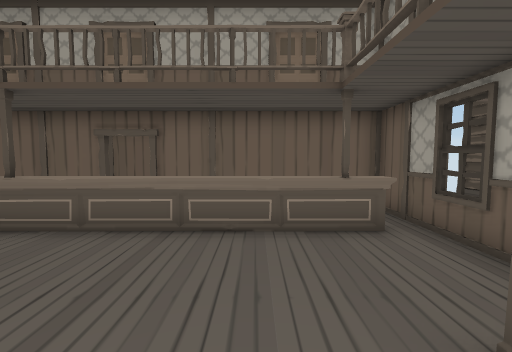
View 1 (above)

12 first-person views from a walk through a Unity game level. The camera is 1.5 m above the floor, tilts 4° down and sees 90° across. The floor is counted in squares, 1 m on a side. Each view is taken from the middle of a square. On the plan, view 1 faces up. The plan holds only what a view shows up to about 13 squares ahead; the rest is blank. The place goes on beyond the plan. The player character is not drawn. Door leaves are left out, so doorways stand open.

View 2
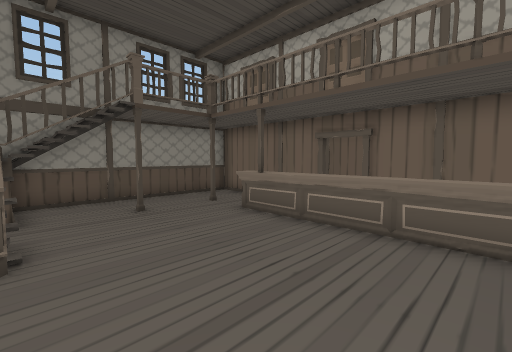

View 3
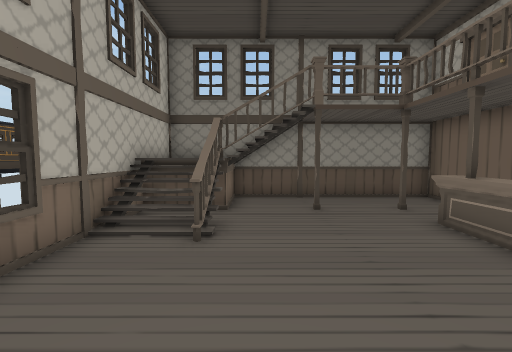

View 4
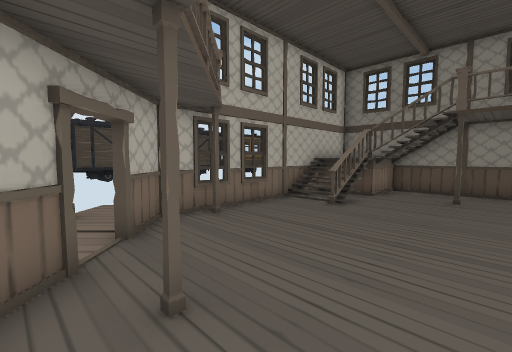

View 5
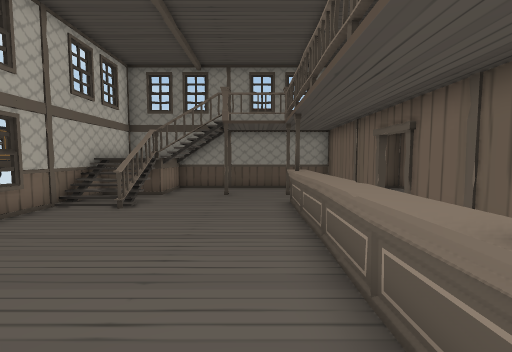

View 6
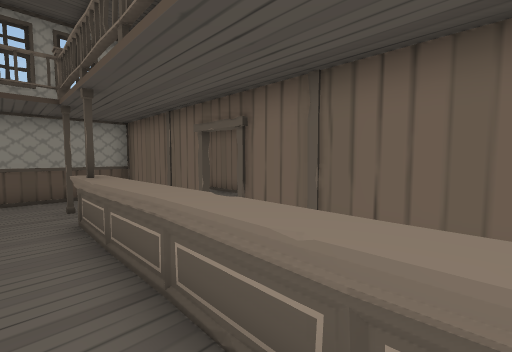

View 7
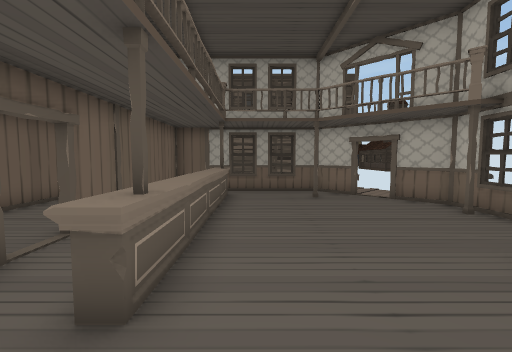

View 8
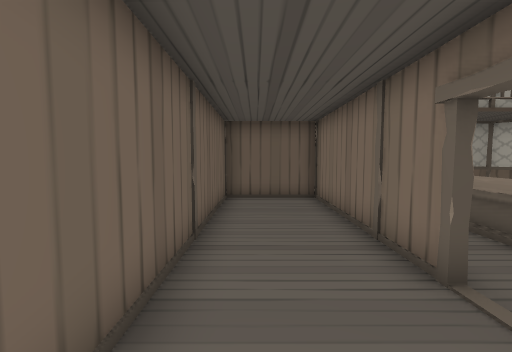

View 9
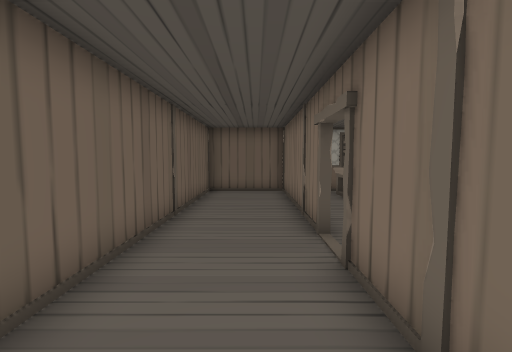

View 10
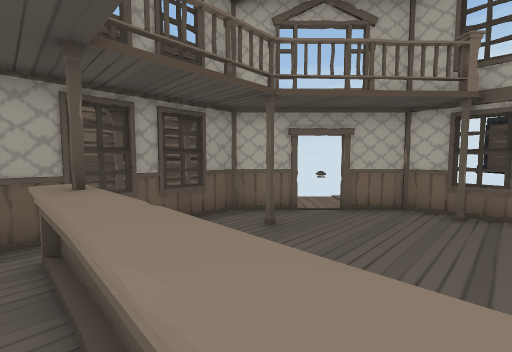

View 11
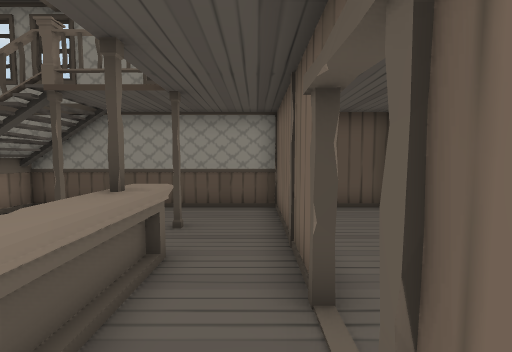

View 12
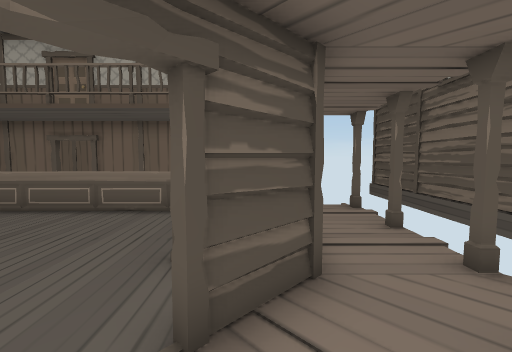

### Floor plan
Key: @ floor where view 1 was taken; # wall or solid block; x gap in a wall; . floor; / step, stairs or slope; D open door; = window, fence, low wall or low ledge; ^ raised ledge.
Columns run from 10 left of view 1 to 6 right of it. Each row starts with its distance up from view 1.
 11 ###############
 10 #.............#
  9 #.............#
  8 ######.########
  7 #..........   #
  6 #.............#.#
  5 #...^^^^^^^^^x=..
  4 #.............#..
  3 #..#..........=.#
  2 #...........#.#..
  1 # ...........##.#
  0 #  #x#....@.D#..
 -1 #  ///.....#D..
 -2 #######=####...
 -3            ...
 -4            .#

Positions as (right, up) in squares from view 1, and headings:
1: (0, 0), facing up
2: (0, 0), facing up-left
3: (0, 1), facing left
4: (3, 4), facing down-left
5: (3, 4), facing left
6: (1, 4), facing up-left
7: (-8, 4), facing right
8: (-6, 10), facing right
9: (-8, 9), facing right
10: (-2, 6), facing down-right
11: (-2, 7), facing left
12: (3, -2), facing up
